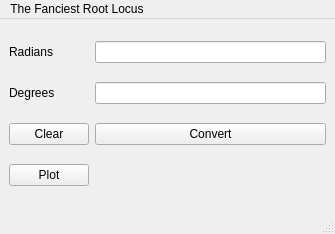
<?xml version="1.0" encoding="UTF-8"?>
<ui version="4.0">
 <class>FancyRLTools</class>
 <widget class="QMainWindow" name="FancyRLTools">
  <property name="geometry">
   <rect>
    <x>0</x>
    <y>0</y>
    <width>335</width>
    <height>234</height>
   </rect>
  </property>
  <property name="windowTitle">
   <string>The Fanciest Root Locus</string>
  </property>
  <widget class="QWidget" name="centralwidget">
   <property name="sizePolicy">
    <sizepolicy hsizetype="Maximum" vsizetype="Maximum">
     <horstretch>0</horstretch>
     <verstretch>0</verstretch>
    </sizepolicy>
   </property>
   <layout class="QGridLayout" name="gridLayout">
    <item row="1" column="1">
     <widget class="QLineEdit" name="inputEdit"/>
    </item>
    <item row="0" column="1">
     <widget class="QLineEdit" name="outputEdit"/>
    </item>
    <item row="4" column="1">
     <widget class="QPushButton" name="convertButton">
      <property name="text">
       <string>Convert</string>
      </property>
     </widget>
    </item>
    <item row="0" column="0">
     <widget class="QLabel" name="label">
      <property name="text">
       <string>Radians</string>
      </property>
     </widget>
    </item>
    <item row="1" column="0">
     <widget class="QLabel" name="label_2">
      <property name="text">
       <string>Degrees</string>
      </property>
     </widget>
    </item>
    <item row="4" column="0">
     <widget class="QPushButton" name="clearButton">
      <property name="text">
       <string>Clear</string>
      </property>
     </widget>
    </item>
    <item row="5" column="0">
     <widget class="QPushButton" name="plotButton">
      <property name="text">
       <string>Plot</string>
      </property>
     </widget>
    </item>
   </layout>
  </widget>
  <widget class="QMenuBar" name="menubar">
   <property name="geometry">
    <rect>
     <x>0</x>
     <y>0</y>
     <width>335</width>
     <height>25</height>
    </rect>
   </property>
   <widget class="QMenu" name="menuMeters_to_Feet">
    <property name="title">
     <string>The Fanciest Root Locus</string>
    </property>
   </widget>
   <addaction name="menuMeters_to_Feet"/>
  </widget>
  <widget class="QStatusBar" name="statusbar"/>
 </widget>
 <resources/>
 <connections/>
</ui>
